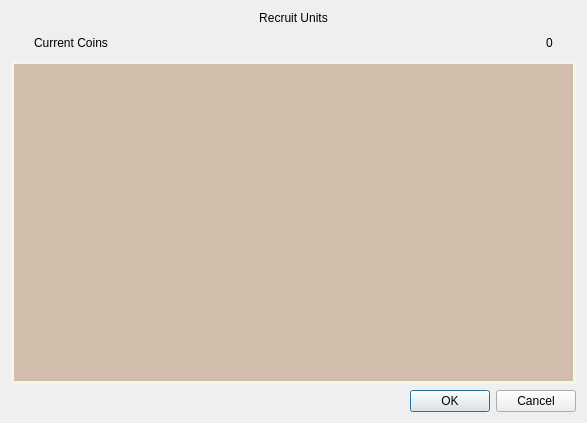
<?xml version="1.0" encoding="UTF-8"?>
<ui version="4.0">
 <class>UnitSelectionWidget</class>
 <widget class="QWidget" name="UnitSelectionWidget">
  <property name="geometry">
   <rect>
    <x>0</x>
    <y>0</y>
    <width>587</width>
    <height>423</height>
   </rect>
  </property>
  <property name="focusPolicy">
   <enum>Qt::StrongFocus</enum>
  </property>
  <property name="windowTitle">
   <string>Recruit</string>
  </property>
  <property name="autoFillBackground">
   <bool>true</bool>
  </property>
  <property name="styleSheet">
   <string notr="true">UnitSelectionWidget{
	
	background-image: url(:/image/bricks_background.png);
}</string>
  </property>
  <layout class="QVBoxLayout" name="verticalLayout">
   <item>
    <widget class="QLabel" name="label">
     <property name="text">
      <string>Recruit Units</string>
     </property>
     <property name="alignment">
      <set>Qt::AlignCenter</set>
     </property>
    </widget>
   </item>
   <item>
    <layout class="QHBoxLayout" name="horizontalLayout">
     <item>
      <layout class="QGridLayout" name="gridLayout">
       <item row="1" column="0" colspan="3">
        <widget class="QListWidget" name="listWidget">
         <property name="styleSheet">
          <string notr="true">QListWidget {
    background-color: #d1bead;
    border: 3px solid #f4f6e9;
}
QListWidget::item {
    font-size: 10pt; 
    color: #3d4265;
    border: 3px solid #f4f6e9;
    background-color: #dfc686;
    margin: 2px 2px;
}
QListWidget::item:selected {
    color: #f4f4e8;
    background-color: #a47750;
}
QListWidget::item:hover {
    color: #3d4265;
    background-color: #bd9877;
}
</string>
         </property>
        </widget>
       </item>
       <item row="0" column="0">
        <widget class="QLabel" name="label_2">
         <property name="sizePolicy">
          <sizepolicy hsizetype="Expanding" vsizetype="Preferred">
           <horstretch>0</horstretch>
           <verstretch>0</verstretch>
          </sizepolicy>
         </property>
         <property name="styleSheet">
          <string notr="true">margin: 5px 20px;</string>
         </property>
         <property name="text">
          <string>Current Coins</string>
         </property>
        </widget>
       </item>
       <item row="0" column="1">
        <widget class="QLabel" name="label_3">
         <property name="text">
          <string/>
         </property>
         <property name="pixmap">
          <pixmap resource="resources.qrc">:/image/icon/coin</pixmap>
         </property>
        </widget>
       </item>
       <item row="0" column="2">
        <widget class="QLabel" name="currentCoinsLabel">
         <property name="sizePolicy">
          <sizepolicy hsizetype="Preferred" vsizetype="Preferred">
           <horstretch>0</horstretch>
           <verstretch>0</verstretch>
          </sizepolicy>
         </property>
         <property name="styleSheet">
          <string notr="true">margin: 5px 20px</string>
         </property>
         <property name="text">
          <string>0</string>
         </property>
        </widget>
       </item>
      </layout>
     </item>
    </layout>
   </item>
   <item>
    <widget class="QDialogButtonBox" name="buttonBox">
     <property name="styleSheet">
      <string notr="true">QDialogButtonBox&gt;QPushButton{
color: #3d4265;
border-radius: 10px;
border: 3px solid #f4f6e9;
background-color: #dfc686;
width: 100px;
padding: 10px 2px;
}
QDialogButtonBox&gt;QPushButton:selected {
    color: #f4f4e8;
    background-color: #a47750;
}
QDialogButtonBox&gt;QPushButton:hover {
    color: #3d4265;
    background-color: #bd9877;
}
QDialogButtonBox&gt;QPushButton:pressed {
    color: #3d4265;
    background-color: rgb(157, 126, 99);
}</string>
     </property>
     <property name="standardButtons">
      <set>QDialogButtonBox::Cancel|QDialogButtonBox::Ok</set>
     </property>
    </widget>
   </item>
  </layout>
 </widget>
 <resources>
  <include location="resources.qrc"/>
 </resources>
 <connections/>
</ui>
